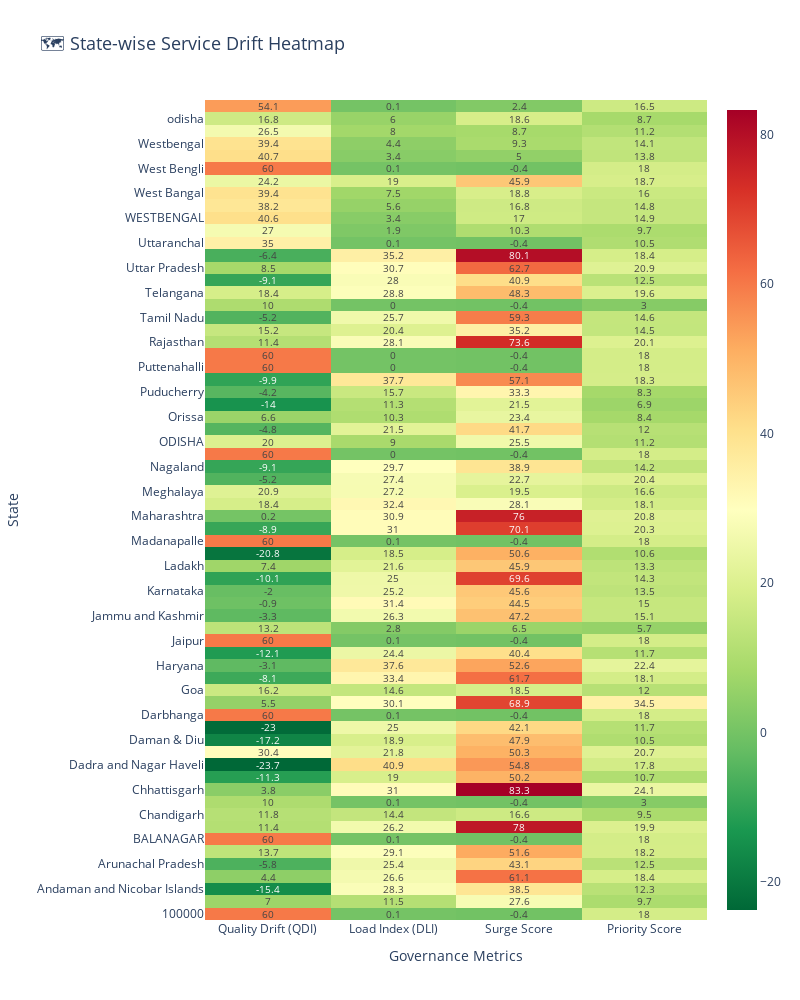

The notebook cell this image was saved under:
### Markdown cell above
## 🗺️ Module 4: Visual Intelligence (Interactive Plotly Heatmaps)

Interactive visualizations for Service Drifts and High-Demand Zones

### Code cell
# ============================================================================
# PLOTLY HEATMAP 1: STATE-WISE SERVICE DRIFT HEATMAP
# ============================================================================

# Aggregate by state for heatmap
state_metrics = governance_df.groupby('state').agg({
    'total_auth_sum': 'sum',
    'QDI': 'mean',
    'DLI': 'mean',
    'surge_score': 'mean',
    'priority_score': 'mean',
    'is_anomaly': 'sum',
    'district': 'count'
}).reset_index()

state_metrics.columns = ['State', 'Total_Auth', 'Avg_QDI', 'Avg_DLI', 
                         'Avg_Surge', 'Avg_Priority', 'Anomaly_Districts', 'Num_Districts']

# Prepare heatmap data
heatmap_data = state_metrics[['Avg_QDI', 'Avg_DLI', 'Avg_Surge', 'Avg_Priority']].values
heatmap_labels = ['Quality Drift (QDI)', 'Load Index (DLI)', 'Surge Score', 'Priority Score']

fig1 = go.Figure(data=go.Heatmap(
    z=heatmap_data,
    x=heatmap_labels,
    y=state_metrics['State'],
    colorscale='RdYlGn_r',
    text=np.round(heatmap_data, 1),
    texttemplate='%{text}',
    textfont={"size": 10},
    hovertemplate='State: %{y}<br>Metric: %{x}<br>Value: %{z:.2f}<extra></extra>'
))

fig1.update_layout(
    title='🗺️ State-wise Service Drift Heatmap',
    title_font_size=18,
    xaxis_title='Governance Metrics',
    yaxis_title='State',
    height=1000,
    width=800
)

fig1.show()
fig1.write_html(str(BASE_PATH / 'state_service_drift_heatmap.html'))
print("✅ Interactive heatmap saved as 'state_service_drift_heatmap.html'")

### Figure 1 — Plotly figure (JSON) as saved in the notebook; plotly's stock layout.template omitted (floating-point values rounded to 4 significant figures; data arrays with more than 128 entries replaced by an {"elided": "..."} marker saying what was removed)
{"data": [{"colorscale": [[0, "rgb(0,104,55)"], [0.1, "rgb(26,152,80)"], [0.2, "rgb(102,189,99)"], [0.3, "rgb(166,217,106)"], [0.4, "rgb(217,239,139)"], [0.5, "rgb(255,255,191)"], [0.6, "rgb(254,224,139)"], [0.7, "rgb(253,174,97)"], [0.8, "rgb(244,109,67)"], [0.9, "rgb(215,48,39)"], [1, "rgb(165,0,38)"]], "hovertemplate": "State: %{y}<br>Metric: %{x}<br>Value: %{z:.2f}<extra></extra>", "text": {"elided": "66x4 float values"}, "textfont": {"size": 10}, "texttemplate": "%{text}", "type": "heatmap", "x": ["Quality Drift (QDI)", "Load Index (DLI)", "Surge Score", "Priority Score"], "y": ["100000", "Andaman & Nicobar Islands", "Andaman and Nicobar Islands", "Andhra Pradesh", "Arunachal Pradesh", "Assam", "BALANAGAR", "Bihar", "Chandigarh", "Chhatisgarh", "Chhattisgarh", "Dadra & Nagar Haveli", "Dadra and Nagar Haveli", "Dadra and Nagar Haveli and Daman and Diu", "Daman & Diu", "Daman and Diu", "Darbhanga", "Delhi", "Goa", "Gujarat", "Haryana", "Himachal Pradesh", "Jaipur", "Jammu & Kashmir", "Jammu and Kashmir", "Jharkhand", "Karnataka", "Kerala", "Ladakh", "Lakshadweep", "Madanapalle", "Madhya Pradesh", "Maharashtra", "Manipur", "Meghalaya", "Mizoram", "Nagaland", "Nagpur", "ODISHA", "Odisha", "Orissa", "Pondicherry", "Puducherry", "Punjab", "Puttenahalli", "Raja Annamalai Puram", "Rajasthan", "Sikkim", "Tamil Nadu", "Tamilnadu", "Telangana", "Tripura", "Uttar Pradesh", "Uttarakhand", "Uttaranchal", "WEST BENGAL", "WESTBENGAL", "West  Bengal", "West Bangal", "West Bengal", "West Bengli", "West bengal", "Westbengal", "andhra pradesh", "odisha", "west Bengal"], "z": {"elided": "66x4 float values"}}], "layout": {"height": 1000, "title": {"font": {"size": 18}, "text": "🗺️ State-wise Service Drift Heatmap"}, "width": 800, "xaxis": {"title": {"text": "Governance Metrics"}}, "yaxis": {"title": {"text": "State"}}}}
